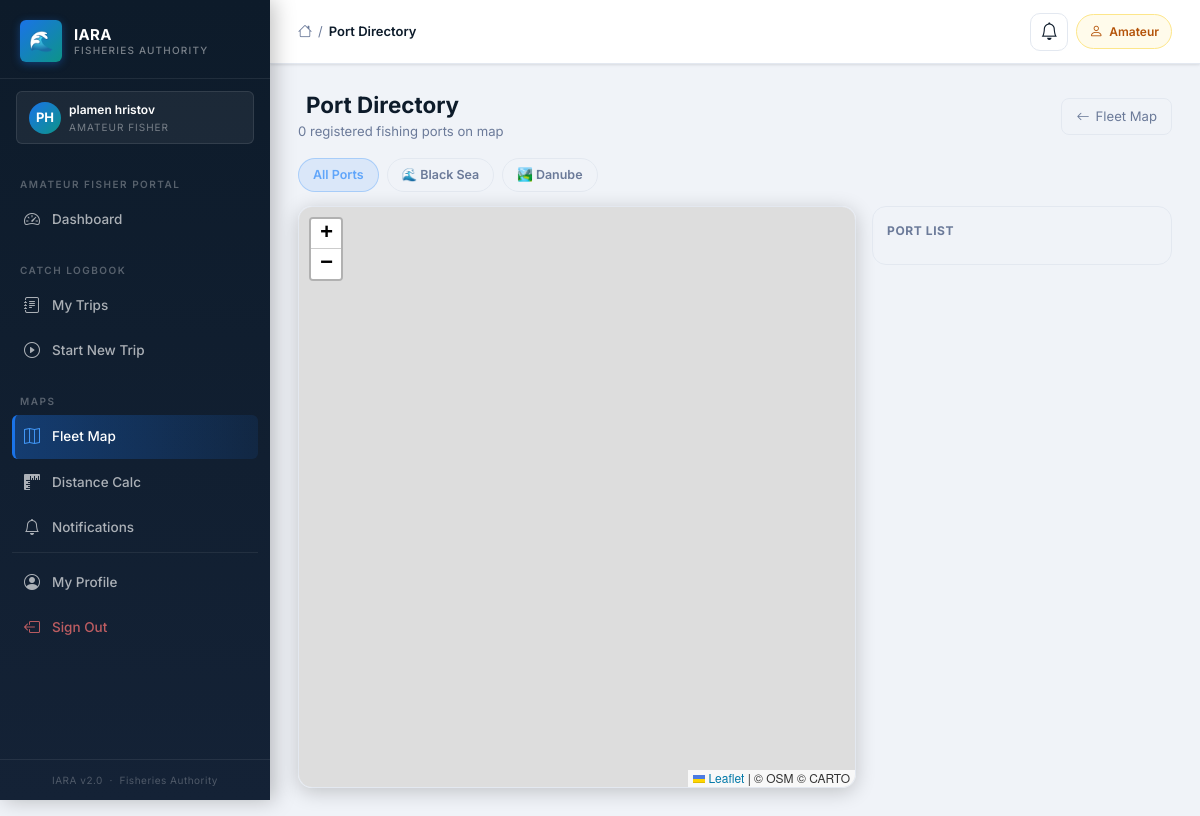
Page /maps/ports (signed in) on the committed database.
### iara_app/models.py (models this page shows, shortened)
class User(UserMixin, db.Model):
    __tablename__ = "users"
    id = db.Column(db.Integer, primary_key=True)
    first_name = db.Column(db.String(50), nullable=False)
    last_name = db.Column(db.String(50), nullable=False)
    email = db.Column(db.String(120), unique=True, nullable=False)
    phone = db.Column(db.String(20), nullable=False)
    role = db.Column(db.String(50), nullable=False)
    password_hash = db.Column(db.String(128), nullable=False)
    vessel_registration = db.Column(db.String(50))
    fishing_permit_number = db.Column(db.String(50))
    inspector_id = db.Column(db.Integer, db.ForeignKey("users.id"), nullable=True)
    id_number = db.Column(db.String(50))
    age_category = db.Column(db.String(20))
    created_at = db.Column(db.DateTime, default=datetime.utcnow)
    is_active = db.Column(db.Boolean, default=True)
    reset_token       = db.Column(db.String(100), nullable=True)
    reset_token_expiry = db.Column(db.DateTime, nullable=True)
    failed_logins   = db.Column(db.Integer, default=0)
    locked_until    = db.Column(db.DateTime, nullable=True)
    inspections = db.relationship("Inspection", foreign_keys="Inspection.inspector_id", backref="inspector", lazy=True)
    scheduled_inspections = db.relationship("ScheduledInspection", foreign_keys="ScheduledInspection.inspector_id", backref="assigned_inspector", lazy=True)
    created_scheduled_inspections = db.relationship("ScheduledInspection", foreign_keys="ScheduledInspection.created_by_id", backref="created_by_user", lazy=True)
    audit_logs = db.relationship("AuditLog", foreign_keys="AuditLog.user_id", backref="user", lazy=True)
    alerts = db.relationship("Alert", foreign_keys="Alert.user_id", backref="recipient", lazy=True)

### iara_app/routes/maps.py (the view)
@bp.route("/ports")
@login_required
def ports_map():
    ports = PortLocation.query.filter_by(is_active=True).order_by(PortLocation.name).all()
    return render_template(
        "maps/ports_map.html",
        title="Port Directory",
        ports=ports,
    )

### iara_app/templates/maps/ports_map.html (shortened to what this page needs)
{% extends "layout/base.html" %}
{% block content %}
<div style="display:flex;align-items:center;justify-content:space-between;margin-bottom:16px;flex-wrap:wrap;gap:10px;">
  <div>
    <h1 style="font-size:1.4rem;font-weight:700;margin:0;color:var(--text-primary);">Port Directory</h1>
    <p style="font-size:.82rem;color:var(--text-secondary);margin:2px 0 0;">{{ ports|length }} registered fishing ports on map</p>
  </div>
  <a href="{{ url_for('maps.fleet_map') }}" style="display:inline-flex;align-items:center;gap:6px;padding:7px 14px;border-radius:8px;background:var(--surface-card);border:1px solid var(--border-color);color:var(--text-secondary);text-decoration:none;font-size:.82rem;">
    <i class="bi bi-arrow-left"></i> Fleet Map
  </a>
</div>
<div style="display:flex;gap:8px;margin-bottom:14px;flex-wrap:wrap;">
  <button class="port-filter active" data-region="all" onclick="filterPorts(this,'all')">All Ports</button>
  <button class="port-filter" data-region="Black Sea" onclick="filterPorts(this,'Black Sea')">🌊 Black Sea</button>
  <button class="port-filter" data-region="Danube" onclick="filterPorts(this,'Danube')">🏞️ Danube</button>
</div>
<div style="display:grid;grid-template-columns:1fr 300px;gap:16px;align-items:start;">
  <div style="border-radius:14px;overflow:hidden;border:1px solid var(--border-color);box-shadow:0 4px 20px rgba(0,0,0,.2);">
    <div id="ports-map" style="width:100%;height:580px;"></div>
  </div>
  <div style="background:var(--surface-card);border:1px solid var(--border-color);border-radius:14px;padding:14px;max-height:600px;overflow-y:auto;">
    <div style="font-size:.75rem;font-weight:700;color:var(--text-secondary);text-transform:uppercase;letter-spacing:.05em;margin-bottom:10px;">Port List</div>
  </div>
</div>
{% endblock %}
{% block extra_scripts %}
<link rel="stylesheet" href="https://unpkg.com/leaflet@1.9.4/dist/leaflet.css"/>
{% endblock %}

### iara_app/templates/layout/base.html (shortened to what this page needs)
<!DOCTYPE html>
<html lang="en">
<head>
  <link href="https://cdn.jsdelivr.net/npm/bootstrap@5.3.2/dist/css/bootstrap.min.css" rel="stylesheet">
  <link rel="stylesheet" href="https://cdn.jsdelivr.net/npm/bootstrap-icons@1.11.3/font/bootstrap-icons.min.css">
  <link rel="stylesheet" href="{{ url_for('static', filename='css/iara_theme.css') }}">
</head>
<body>
  {% if current_user.is_authenticated %}
  <aside class="iara-sidebar">
    <a class="sidebar-brand" href="#">
      <div class="sidebar-brand-icon">🌊</div>
      <div class="sidebar-brand-text">
        <div class="sidebar-brand-name">IARA</div>
        <div class="sidebar-brand-sub">Fisheries Authority</div>
      </div>
    </a>
    <div class="sidebar-role-banner">
      <div class="sidebar-role-avatar">
        {{ current_user.first_name[0]|upper }}{{ current_user.last_name[0]|upper }}
      </div>
      <div>
        <div class="sidebar-role-name">{{ current_user.first_name }} {{ current_user.last_name }}</div>
        <div class="sidebar-role-label">
          {% if current_user.role == "administrator" %}Administrator
          {% elif current_user.role == "inspector" %}Inspector
          {% elif current_user.role == "fisherman" %}Fisherman
          {% else %}Amateur Fisher{% endif %}
        </div>
      </div>
    </div>
    <nav class="sidebar-nav">
      {% if current_user.role == "amateur" %}
      <div class="sidebar-section-label">Amateur Fisher Portal</div>
      <a href="{{ url_for('fisherman.amateur_dashboard') }}"
        class="sidebar-link {% if request.endpoint == 'fisherman.amateur_dashboard' %}active{% endif %}">
        <i class="bi bi-speedometer2"></i> Dashboard
      </a>
      <div class="sidebar-section-label" style="margin-top:8px;">Catch Logbook</div>
      <a href="{{ url_for('trips.trips_list') }}"
        class="sidebar-link {% if request.endpoint in ['trips.trips_list','trips.trip_detail','trips.end_trip','trips.add_catch'] %}active{% endif %}">
        <i class="bi bi-journal-text"></i> My Trips
      </a>
      <a href="{{ url_for('trips.start_trip') }}"
        class="sidebar-link {% if request.endpoint == 'trips.start_trip' %}active{% endif %}">
        <i class="bi bi-play-circle"></i> Start New Trip
      </a>
      <div class="sidebar-section-label" style="margin-top:8px;">Maps</div>
      <a href="{{ url_for('maps.fleet_map') }}"
        class="sidebar-link {% if 'maps' in request.endpoint %}active{% endif %}">
        <i class="bi bi-map"></i> Fleet Map
      </a>
      <a href="{{ url_for('maps.distance_calc') }}"
        class="sidebar-link {% if request.endpoint == 'maps.distance_calc' %}active{% endif %}">
        <i class="bi bi-rulers"></i> Distance Calc
      </a>
      <a href="{{ url_for('alerts.notification_center') }}"
        class="sidebar-link {% if 'alerts' in request.endpoint %}active{% endif %}">
        <i class="bi bi-bell"></i> Notifications
      </a>
      {% endif %}
      <div class="sidebar-divider" style="margin-top:auto;"></div>
      <a href="{{ url_for('auth.profile') }}"
        class="sidebar-link {% if request.endpoint == 'auth.profile' %}active{% endif %}">
        <i class="bi bi-person-circle"></i> My Profile
      </a>
      <a href="{{ url_for('auth.logout') }}" class="sidebar-link danger">
        <i class="bi bi-box-arrow-left"></i> Sign Out
      </a>
    </nav>
    <div class="sidebar-footer">
      IARA v2.0 &nbsp;·&nbsp; Fisheries Authority
    </div>
  </aside>
  {% endif %}
  <div class="iara-main" {% if not current_user.is_authenticated %}style="margin-left:0;" {% endif %}>
    <header class="iara-topbar">
      <div class="topbar-breadcrumb">
        <i class="bi bi-house" style="color:var(--text-secondary);font-size:14px;"></i>
        <span class="bc-sep">/</span>
        <span class="bc-current">{{ title if title else "Dashboard" }}</span>
      </div>
      <div class="topbar-actions">
        {% if current_user.is_authenticated %}
        <a href="{{ url_for('alerts.notification_center') }}"
           id="notif-bell-btn"
           style="position:relative;display:inline-flex;align-items:center;justify-content:center;width:38px;height:38px;background:var(--surface-card);border:1px solid var(--border-color);border-radius:10px;text-decoration:none;color:var(--text-primary);transition:background .15s;"
           title="Notifications">
          <i class="bi bi-bell" style="font-size:1.1rem;"></i>
        </a>
        {% if current_user.role == "administrator" %}
        <span class="topbar-badge">
          <i class="bi bi-shield-check"></i> Administrator
        </span>
        {% elif current_user.role == "inspector" %}
        <span class="topbar-badge" style="background:#eff6ff;border-color:#bfdbfe;color:#1d4ed8;">
          <i class="bi bi-clipboard2-check"></i> Inspector
        </span>
        {% elif current_user.role == "fisherman" %}
        <span class="topbar-badge" style="background:#f0fdf4;border-color:#bbf7d0;color:#15803d;">
          <i class="bi bi-water"></i> Fisherman
        </span>
        {% else %}
        <span class="topbar-badge" style="background:#fffbeb;border-color:#fde68a;color:#b45309;">
          <i class="bi bi-person"></i> Amateur
        </span>
        {% endif %}
        {% endif %}
      </div>
    </header>
    <main class="iara-content">
      {% block content %}{% endblock %}
    </main>
  </div>
  {% block extra_scripts %}{% endblock %}
</body>
</html>

### iara_app/templates/maps/ports_map.html (style rules this page uses)
.port-filter { padding:6px 14px;border-radius:20px;border:1px solid var(--border-color);background:var(--surface-card);color:var(--text-secondary);cursor:pointer;font-size:.78rem;font-weight:600;transition:all .15s; }
.port-filter.active,.port-filter:hover { background:rgba(96,165,250,.15);border-color:rgba(96,165,250,.4);color:#60A5FA; }

### rows in the picture
User: first_name "P", last_name "H", first_name "plamen", last_name "hristov"

### other values in the picture
{{ title if title else "Dashboard" }} "Port Directory"
{{ ports|length }} "0"
